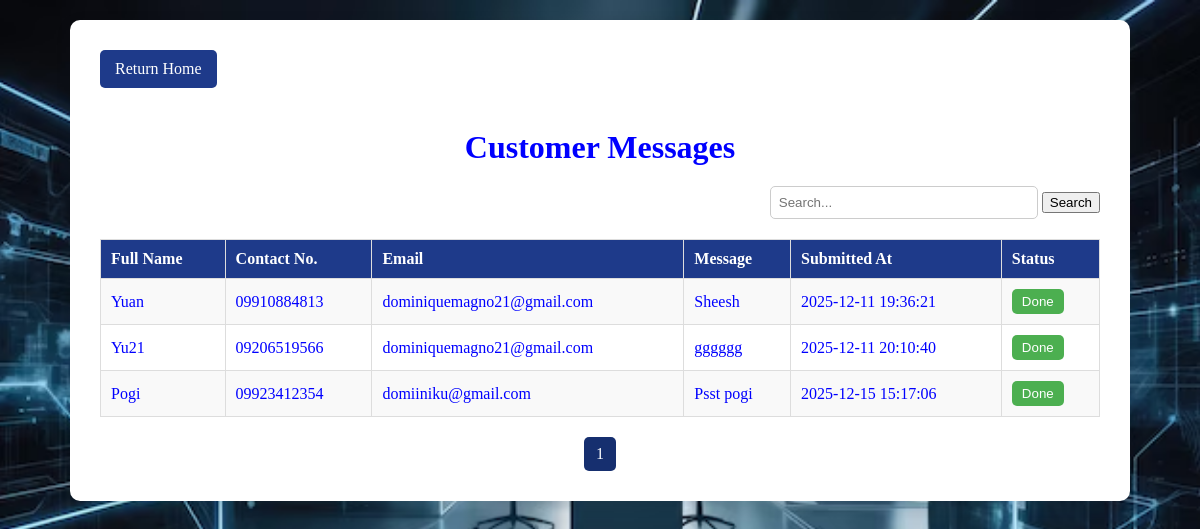
The page /admin_messages.php?sort=submitted_at&order=asc (signed in) on the database its author committed.
### tables this page shows
CREATE TABLE `feedback` (
  `id` int(11) NOT NULL,
  `name` varchar(100) DEFAULT NULL,
  `contact_no` varchar(50) DEFAULT NULL,
  `email` varchar(100) DEFAULT NULL,
  `message` text DEFAULT NULL,
  `submitted_at` timestamp NOT NULL DEFAULT current_timestamp(),
  `done` tinyint(1) NOT NULL DEFAULT 0,
  `status` varchar(20) DEFAULT 'Pending'
);

### admin_messages.php (the view, shortened to what this page needs)
<?php
include 'db_connection.php';
$limit = 5;
$page = isset($_GET['page']) ? (int)$_GET['page'] : 1;
$offset = ($page - 1) * $limit;
$sort_column = isset($_GET['sort']) ? $_GET['sort'] : 'submitted_at';
$sort_order = isset($_GET['order']) && $_GET['order'] === 'asc' ? 'ASC' : 'DESC';
$search = isset($_GET['search']) ? trim($_GET['search']) : '';
$search_sql = "";
$params = [];
$types = "";
$count_sql = "SELECT COUNT(*) FROM feedback $search_sql";
$stmt_count = $conn->prepare($count_sql);
$stmt_count->execute();
$stmt_count->bind_result($total_rows);
$total_pages = ceil($total_rows / $limit);
$sql = "SELECT id, name, contact_no, email, message, submitted_at, done
        FROM feedback $search_sql
        ORDER BY $sort_column $sort_order
        LIMIT ?, ?";
$stmt = $conn->prepare($sql);
if ($search !== "") {
    $all_params = array_merge($params, [$offset, $limit]);
    $all_types = $types . "ii";
    $bind_names[] = $all_types;
    foreach ($all_params as $key => $value) {
        $bind_names[] = & $all_params[$key];
    }
    call_user_func_array([$stmt, 'bind_param'], $bind_names);
} else {
    $stmt->bind_param("ii", $offset, $limit);
}
$stmt->execute();
$result = $stmt->get_result();
?>
<!DOCTYPE html>
<html lang="en">
<head>
    <link rel="stylesheet" href="style.css">
</head>
<body>
<div class="container">
    <a href="index.php" class="return-home">Return Home</a>
    <h1>Customer Messages</h1>
    <div class="search-bar">
        <form method="GET">
            <input type="text" name="search" placeholder="Search..." value="<?php echo htmlspecialchars($search); ?>">
            <button type="submit">Search</button>
        </form>
    </div>
    <table>
        <tr>
            <th><a href="?sort=name&order=<?php echo $sort_order === 'ASC' ? 'desc' : 'asc'; ?>">Full Name</a></th>
            <th>Contact No.</th>
            <th><a href="?sort=email&order=<?php echo $sort_order === 'ASC' ? 'desc' : 'asc'; ?>">Email</a></th>
            <th>Message</th>
            <th><a href="?sort=submitted_at&order=<?php echo $sort_order === 'ASC' ? 'desc' : 'asc'; ?>">Submitted At</a></th>
            <th>Status</th>
        </tr>
        <?php while ($row = $result->fetch_assoc()): ?>
        <tr>
            <td><?php echo htmlspecialchars($row['name']); ?></td>
            <td><?php echo htmlspecialchars($row['contact_no']); ?></td>
            <td><?php echo htmlspecialchars($row['email']); ?></td>
            <td><?php echo htmlspecialchars($row['message']); ?></td>
            <td><?php echo $row['submitted_at']; ?></td>
            <td>
                <?php if ($row['done']): ?>
                    <button class="done-btn done" disabled>Done</button>
                <?php endif; ?>
            </td>
        </tr>
        <?php endwhile; ?>
    </table>
    <div class="pagination">
        <?php for ($i = 1; $i <= $total_pages; $i++): ?>
            <a class="<?php echo $i === $page ? 'active' : ''; ?>" href="?page=<?php echo $i; ?>&search=<?php echo urlencode($search); ?>&sort=<?php echo $sort_column; ?>&order=<?php echo strtolower($sort_order); ?>"><?php echo $i; ?></a>
        <?php endfor; ?>
    </div>
</div>
</body>
</html>

### style.css (style rules this page uses)
body { font-family: Times New Roman, sans-serif; background: url('opisina.jpg') no-repeat center fixed; background-size: cover; color: blue; margin: 0; padding: 0; scroll-behavior: smooth; }

### admin_messages.php (style rules this page uses)
body { font-family: Times New Roman, sans-serif; padding: 20px; background-color: #f0f2f5; }
.container { max-width: 1000px; margin: auto; background-color: #fff; padding: 30px; border-radius: 10px; box-shadow: 0 4px 15px rgba(0,0,0,0.1); }
h1 { text-align: center; margin-bottom: 20px; }
table { width: 100%; border-collapse: collapse; margin-bottom: 20px; }
th, td { border: 1px solid #ddd; padding: 10px; text-align: left; }
th { cursor: pointer; background-color: #1e3a8a; color: white; }
th a { color: white; text-decoration: none; }
tr:nth-child(even) { background-color: #f9f9f9; }
.done-btn { background-color: #162f6f; color: white; padding: 5px 10px; border: none; border-radius: 5px; cursor: pointer; }
.done-btn.done { background-color: #4caf50; }
.pagination { margin-top: 15px; text-align: center; }
.pagination a { display: inline-block; margin: 0 5px; padding: 8px 12px; background-color: #1e3a8a; color: white; border-radius: 5px; text-decoration: none; }
.pagination a.active { background-color: #162f6f; }
.search-bar { margin-bottom: 20px; text-align: right; }
.search-bar input[type="text"] { padding: 8px; width: 250px; border-radius: 5px; border: 1px solid #ccc; }
.return-home { display: inline-block; margin-bottom: 20px; padding: 10px 15px; background-color: #1e3a8a; color: white; border-radius: 5px; text-decoration: none; }

### rows shown on the page
feedback: name "Yuan", contact_no "09910884813", email "dominiquemagno21@gmail.com", message "Sheesh", submitted_at "2025-12-11 19:36:21", done "Done"
feedback: name "Yu21", contact_no "09206519566", email "dominiquemagno21@gmail.com", message "gggggg", submitted_at "2025-12-11 20:10:40", done "Done"
feedback: name "Pogi", contact_no "09923412354", email "domiiniku@gmail.com", message "Psst pogi", submitted_at "2025-12-15 15:17:06", done "Done"
